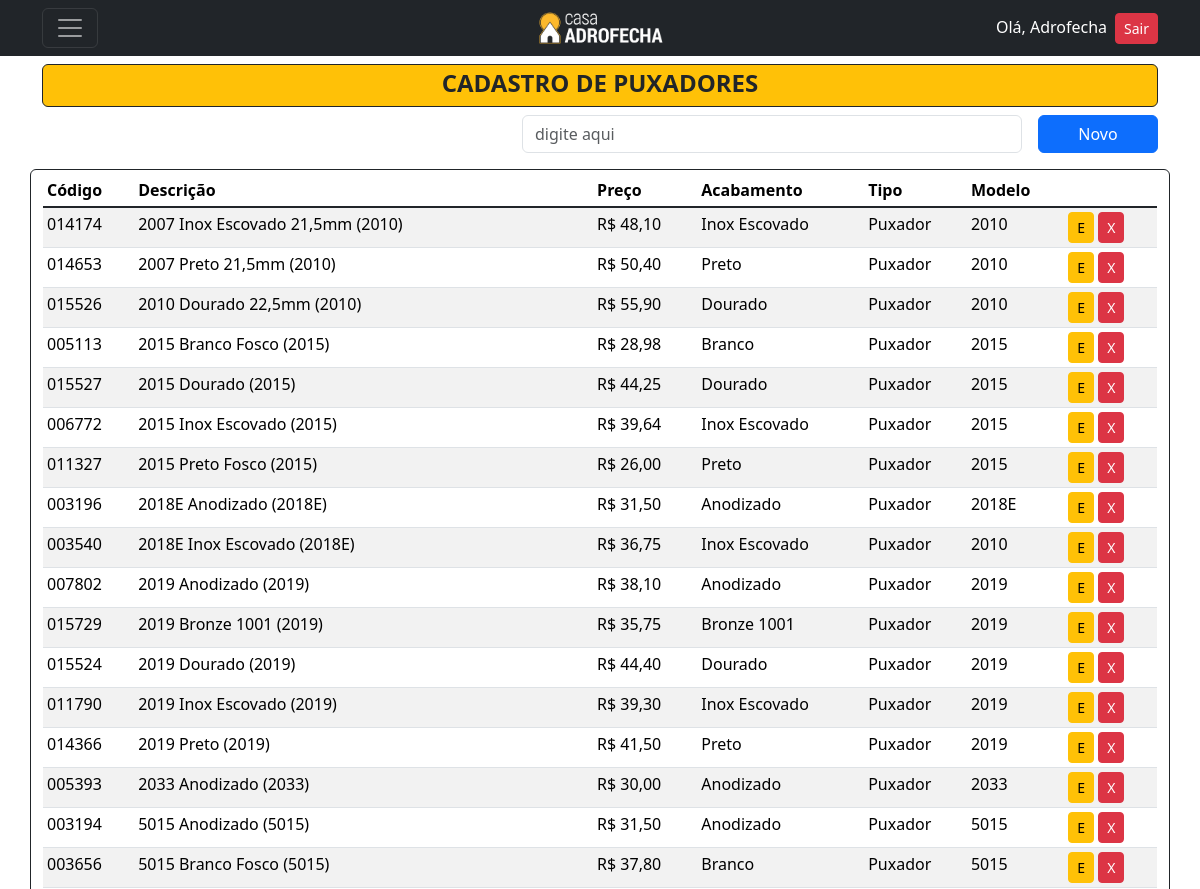
Before: /listar/puxador/ (signed in, upper part) with the older database file.
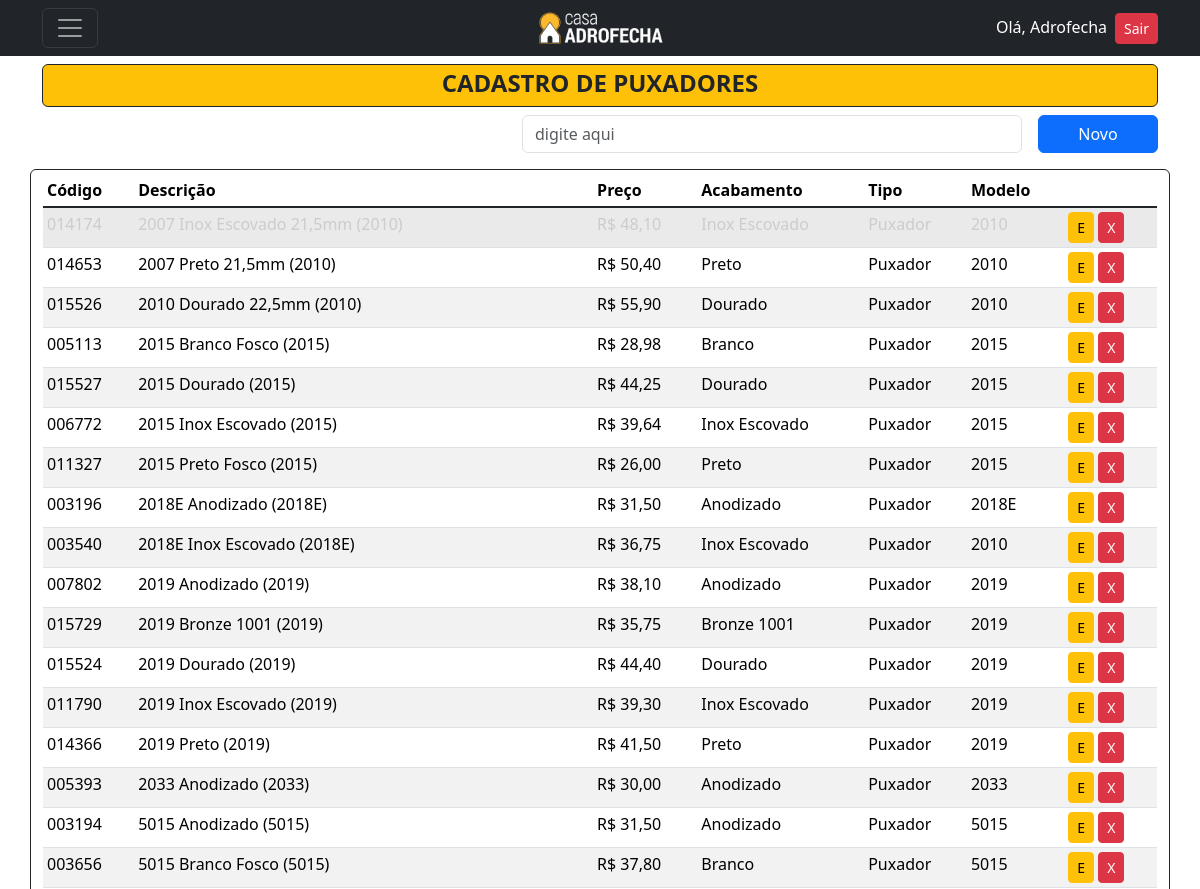
After: the same page with the newer database file.
### cadastros/models.py (models this page shows, shortened)
class ItemBase(models.Model):
    codigo = models.CharField(max_length=6, verbose_name="Código", unique=True)
    descricao = models.CharField(max_length=150, verbose_name="Descrição")
    preco = models.DecimalField(decimal_places=2, max_digits=5, verbose_name="Preço")
    acabamento = models.ForeignKey('Acabamento', on_delete=models.PROTECT)
    tipo = models.ForeignKey('Tipo', on_delete=models.PROTECT)
    ativo = models.BooleanField(default=True)
    class Meta:
        abstract = True

class Puxador(ItemBase):
    modelo = models.ForeignKey(ModeloPuxador, on_delete=models.PROTECT)
    desconto_puxador = models.DecimalField(decimal_places=2, max_digits=5, verbose_name="Desconto Puxador")
    class Meta:
        verbose_name = 'Puxador'
        verbose_name_plural = 'Puxadores'
        ordering = ["descricao"]

class Acabamento(models.Model):
    acabamento = models.CharField(max_length=50, unique=True)
    codigo_rgb = models.CharField(max_length=15, verbose_name="Código RGB",)
    class Meta:
        verbose_name = 'Acabamento'
        verbose_name_plural = 'Acabamentos'
        ordering = ["acabamento"]
    def __str__(self):
        return self.acabamento

class Tipo(models.Model):
    tipo = models.CharField(max_length=30, unique=True)
    class Meta:
        ordering = ["tipo"]
    def __str__(self):
        return self.tipo

class BaseModelo(models.Model):
    modelo = models.CharField(max_length=10, unique=True)
    class Meta:
        abstract = True
    def __str__(self):
        return self.modelo

class ModeloPuxador(BaseModelo):
    class Meta:
        verbose_name = 'Modelo Puxador'
        verbose_name_plural = 'Modelo Puxadores'
        ordering = ["modelo"]

### cadastros/views.py (the view)
# urls.py: path('listar/puxador/', PuxadorList.as_view(), name='listar-puxador'),
class PuxadorList(LoginRequiredMixin,PermissionRequiredMixin, ListView):
    model = Puxador
    template_name = 'cadastros/listas/Puxador.html'
    permission_required = 'cadastros.view_puxador'

### cadastros/templates/cadastros/listas/Puxador.html (shortened to what this page needs)
{% extends 'base.html' %}
{% block content %}
<header class="mt-5">
  <div>
      <div class="bg-warning rounded text-dark border border-dark pt-1 d-flex align-items-center justify-content-center">
        <h4><strong>CADASTRO DE PUXADORES</strong></h4>
      </div>
      <div class="mt-2 d-flex align-items-center justify-content-end">
          <input type="email" class="form-control me-3" style="width: 500px;" id="exampleFormControlInput1" placeholder="digite aqui">
          <a href="{% url 'cadastrar-puxador' %}" style="width: 120px;" class="btn btn-primary bg-primary">Novo</a>
      </div>
  </div>
</header>
<div class="mt-3">
  <div class="row">
      <div class="border border-dark rounded container">
          <table class="mt-1 table table-sm table-striped">
            <thead>
              <tr>
                <th scope="col ">Código</th>
                <th scope="col ">Descrição</th>
                <th scope="col ">Preço</th>
                <th scope="col ">Acabamento</th>
                <th scope="col ">Tipo</th>
                <th scope="col ">Modelo</th>
              </tr>
            </thead>
            <tbody class="table-group-divider ">
                {% for puxador in object_list %}
                <tr {% if not puxador.ativo %}class="inactive"{% endif %}>
                    <td>{{ puxador.codigo }}</td>
                    <td>{{ puxador.descricao }}</td>
                    <td>R$ {{ puxador.preco }}</td>
                    <td>{{ puxador.acabamento }}</td>
                    <td>{{ puxador.tipo }}</td>
                    <td>{{ puxador.modelo }}</td>
                    <td>
                        <a href="{% url 'editar-puxador' puxador.pk %}" class="btn btn-warning btn-sm" title="Editar">E</a>
                        <a href="{% url 'excluir-puxador' puxador.pk %}" class="btn btn-danger btn-sm" title="Excluir">X</a>
                    </td>
                </tr>
                {% empty %}
                    <tr>
                        <td colspan="9">Nenhum Puxador cadastrado</td>
                    </tr>
                {% endfor %}
            </tbody>
          </table>
      </div>
  </div>
</div>
{% endblock %}

Changed rows visible on the page:
changed Puxador "2007 Inox Escovado 21,5mm (2010)": ativo True → False (drawn)
